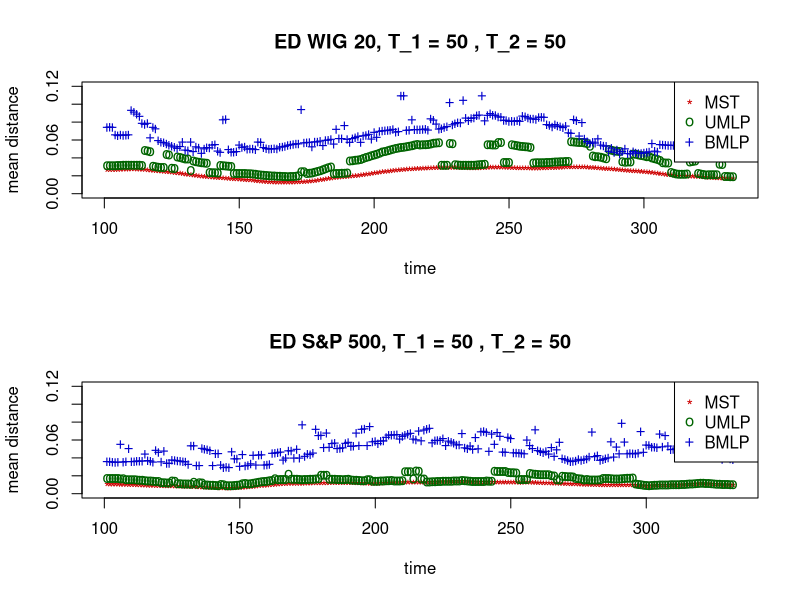

The R source for this figure:
# ---------------------------------------------------------------------
# Book:         STF2
# ---------------------------------------------------------------------
# Quantlet:     STFdmm13
# ---------------------------------------------------------------------
# Description:  STFdmm13 presents a comparison of the mean distance 
#               between nodes generated by minimum spanning tree, 
#               unidirectional minimum length path and bidirectional
#               length path.
#               The subset of S&P 500 and WIG 20 is analysed.
#               The Theil index based distance is used.
# ---------------------------------------------------------------------
# Usage:        -
# ---------------------------------------------------------------------
# See also:     STFdmm01, STFdmm02, STFdmm03, STFdmm04, STFdmm05, 
#               STFdmm06, STFdmm07, STFdmm08, STFdmm09, STFdmm10,
#               STFdmm11, STFdmm12
# ---------------------------------------------------------------------
# Inputs:       none
# ---------------------------------------------------------------------
# Output:       Statistical properties of minimum spanning tree for
#               Theil index based distance matrix of S&P 500 WIG 20
#               companies.
# ---------------------------------------------------------------------
# Example:      -
# ---------------------------------------------------------------------
# Author:       Matlab: Janusz Miskiewicz
#               R: Awdesch Melzer 20121123
# ---------------------------------------------------------------------




rm(list=ls(all=TRUE))
graphics.off()


###########################################
############ Subroutine mst(x) ############
###########################################


mst	= function(x){
# Algorithm generates minimum spanning tree
# The rsult is presentes as a set of links between nodes
	n		= nrow(x)
	m		= ncol(x)
	true	= upper.tri(x)
	x		= true*x
	net		= matrix(0,n-1,3)
	onnet	= rep(as.integer(0),n)
	klaster	= rep(as.integer(0),n)
	klast	= 0L
	licz	= 0L
	# check if the matrics is symmetric and positive
	maxx	= max(apply(x,2,max))
	smax	= 10*abs(maxx)
	x[x==0]	= smax
while (licz<n-1){

	minx	= min(apply(x,2,min))
	d		= which(x<=minx,arr.ind=T)
	i		= d[,1]
	j		= d[,2]
  if (length(i) > 1){
    ii		= i[1]
    jj		= j[1]
    i		= 0
    j		= 0
    i		= ii
    j		= jj
  }
  
  if (onnet[i] ==0 & onnet[j] ==0){
    licz		= licz+1L
    net[licz,1]	= i
    net[licz,2]	= j
    klast		= klast+1L
    klaster[i]	= klast
    klaster[j]	= klast
    net[licz,3]	= min(x[i,j],x[j,i])
    onnet[i]	= 1
    onnet[j]	= 1
    x[i,j]		= smax
    x[j,i]		= smax

  }else if (onnet[i]==0 & onnet[j]==1)  {
    licz = licz+1
    net[licz,1]	= i
    net[licz,2]	= j
    net[licz,3]	= min(x[i,j],x[j,i])
    onnet[i]	= 1
    klaster[i]	= klaster[j]
    x[i,j]		= smax
    x[j,i]		= smax
  }else if (onnet[i] ==1 & onnet[j] ==0)  {
    licz		= licz+1L
    net[licz,1]	= i
    net[licz,2]	= j
    net[licz,3]	= min(x[i,j],x[j,i])
    onnet[j]	= 1
    klaster[j]	= klaster[i]
    x[i,j]		= smax
    x[j,i]		= smax
  }else if (onnet[i] ==1 & onnet[j] ==1 & klaster[i]==klaster[j])  {
    x[i,j]		= smax
    x[j,i]		= smax
 } else if  (onnet[i] ==1 & onnet[j] ==1 & klaster[i]!=klaster[j]){
    licz 		= licz+1L
    net[licz,1]	= i
    net[licz,2]	= j
    net[licz,3]	= min(x[i,j],x[j,i])
    klaster[klaster==klaster[i]]=klaster[j]
  }
}
retval = net
return(retval) 
}


###########################################
########### Subroutine bmlp(x) ############
###########################################

bmlp = function(x){
# bidirextional minimum length path algoritm
# x - the distance matrix
#
# The result is presentes as a set of links between nodes
#
	n		= nrow(x)
	m		= ncol(x)
	net		= matrix(0,n-1,3)
	onnet	= matrix(0,n,1)
	end1		= 0
	end2		= 0
	licz		= 0
	
# the distance matrics should be symmetric and positive
	maxx		= 10*max(x)
	smax		= maxx*diag(nrow=nrow(x),ncol=ncol(x))
	x		= x+smax

# the first pair
	minx		= min(x)
	ij		= which(x==minx,arr.ind=T)
	i		= ij[,1]
	j		= ij[,2]
	
	if (length(i) == 1) {
  		end1			= i
		end2			= j
		onnet[end1]	= 1
		onnet[end2]	= 1
		net[1,1]		= end1
		net[1,2]		= end2
		net[1,3]		= minx
		licz			= 1
		x[end1,end2]	= maxx
		x[end2,end1]	= maxx
  	} else {
		end1			= i[1]
		end2			= j[1]
		onnet[end1]	= 1
		onnet[end2]	= 1
		net[1,1]		= end1
		net[1,2]		= end2
		net[1,3]		= minx
		licz			= 1
		x[end1,end2]	= maxx
		x[end2,end1]	= maxx
	}
	
	while (licz<n-1) {
		minx1		= min(x[end1,])
		minx2		= min(x[end2,])
		if (minx1 < minx2) {
			y		= end1
			minx		= minx1
		} else {
			y		= end2
			minx		= minx2
   		}
  		i			= which(x[y,]==minx,arr.ind=T)
   		if (length(i) > 1) {
      		tmp		= 1
			while ((onnet[i[tmp]]==1) && (tmp < length(i))){
				tmp	= tmp+1
			}
      		if (onnet[i[tmp]]==0){
    				ii	= i(tmp)
				i	= NULL
				i	= ii
				tmp	= 0
      		} else {
				ii	= i[1]
		 		i	= NULL
				i	= ii
      		}
		}
		if (onnet[i]==0 ){
      		licz			= licz+1
			net[licz,1]	= y
			net[licz,2]	= i
			net[licz,3]	= x[i,y]
			onnet[i]		= 1
			x[i,y]		= maxx
			x[y,i]		= maxx
			y			= i
    		}
		if ((onnet[i]==1) && (onnet[y]==1)){
			x[i,y]		= maxx
			x[y,i]		= maxx
		}
	}
	retval	= net
	return(retval)
}

###########################################
########## Subroutine ultra(x) ############
###########################################


ultra = function(x){
# Ultrametric distance between time series.
# x - time series matrix
	h		= nrow(x) 
	k		= ncol(x)
	retval	= sqrt(abs(0.5*(matrix(1,k,k)-cor(x))))
	return(retval)
}

###########################################
########### Subroutine umlp(x,y) ##########
###########################################

umlp = function(x,y){
# unidirextional minimum length path algorithm
# x - the distance matrix
# y - root of the chain (the number of column)
#
# The rsult is presentes as a set of links between nodes

	n		= nrow(x)
	m		= ncol(x)
	net		= matrix(0,n-1,3)
	onnet	= matrix(0,n,1)
	licz		= 0
	onnet[y]	= 1
	maxx		= 10*max(x)
	smax		= maxx*diag(nrow=nrow(x),ncol=ncol(x))
	x		= x+smax
	
	while (licz<n-1) {
  		minx	= min(x[y,])
		it	= which(x[y,]==minx,arr.ind=T)
		
		if (length(it) > 1) {
			tmp	= 1
			
      		while ((onnet[it[tmp]]==1) && (tmp < length(it))){
	   		tmp	= tmp+1
			}
			
      		if (onnet[it[tmp]]==0){
				ii	= it(tmp)
				it	= NULL
				it	= ii
				tmp	= 0
			} else {
				ii	= it[1]
				it	= NULL
				it	= ii
			}
		}
		if (onnet[it]==0 ){
			licz			= licz+1
			net[licz,1]	= y
			net[licz,2]	= it
			net[licz,3]	= x[it,y]
			onnet[it]		= 1
			x[it,y]		= maxx
			x[y,it]		= maxx
			y			= it
		}
    
		if ((onnet[it]==1) && (onnet[y]==1)){
			x[it,y]		= maxx
			x[y,it]		= maxx
		}
	}
	retval	= net
	return(retval)
}



##########################################
########## Subroutine manh(x) ############
##########################################


manh = function(x){
# Manhattan distence between time series normalised by the time series
# length.
# x - time series
#
x      = as.matrix(x)
h      = nrow(x)
k      = ncol(x)
result = matrix(0,k,k)
for (j in 1:k){
  for (i in 1:k){
	result[i,j] = abs(mean(x[,i]-x[,j]))
  }
}
retval= result
return(retval)
}


#############################################
############ Subroutine theil(x) ############
#############################################


theil = function(x,n){
# Converts the given time series into time series of Theil index
# n - size of moving window
# x - analysed time series
#
x         = as.matrix(x)
n_pocz    = nrow(x)
k         = ncol(x)

rozm      = n_pocz-n+1

retval    = matrix(0,rozm,k)
    for (i in 1:rozm){
    	sr          = apply(x[i:(i+n-1),],2,mean)
    	temp        = x[i:(i+n-1),]/(matrix(1,n,1)%*%sr)
    	temp        = temp*log(temp)
    	retval[i,]  = apply(temp,2,mean)
    }
return(retval)
}




###########################################
############ Main calculation #############
###########################################



dataSP     = read.table("close.csv",header=T)
dataSP     = as.matrix(dataSP)
dataSP     = abs(diff(log(dataSP))) # abs log return

dl_szer    = nrow(dataSP)
podmioty   = ncol(dataSP)
dataSP[dataSP==0] = 0.0000001

window1    = 50
window2    = 50
theil_data = theil(dataSP,window1)

wynikSP    = matrix(0,dl_szer - window1-1-window2,4)
czes       = matrix(0,podmioty,podmioty)

    for (t in 1:(dl_szer - window1-1-window2)){
        window_data  = theil_data[t:(t+window2),]
        wind_dist    = manh(window_data)
        wind_mst     = mst(wind_dist)
        wind_umlp    = umlp(wind_dist,5)
        wind_bmlp    = bmlp(wind_dist)
        wynikSP[t,1] = dl_szer-t
        wynikSP[t,2] = mean(wind_mst[,3])
        wynikSP[t,3] = mean(wind_umlp[,3])
        wynikSP[t,4] = mean(wind_bmlp[,3])
        wind_umlp    = numeric()
        wind_bmlp    = numeric()
        wind_mst     = numeric()
        wind_dist    = numeric()
    }
  
dataWIG    = read.table("gwp.csv",header=T)
dataWIG    = as.matrix(dataWIG)
dataWIG    = abs(diff(log(dataWIG))) # abs log return
dl_szer    = nrow(dataWIG)
podmioty   = ncol(dataWIG)
dataWIG[dataWIG==0] = 0.0000001

window1    = 50
window2    = 50
theil_data = theil(dataWIG,window1);

wynikWIG   = matrix(0,dl_szer - window1-1-window2,4)
czes       = matrix(0,podmioty,podmioty)

    for (t in 1:(dl_szer - window1-1-window2)){
        window_data   = theil_data[t:(t+window2),]
        wind_dist     = manh(window_data)
        wind_mst      = mst(wind_dist)
        wind_umlp     = umlp(wind_dist,5)
        wind_bmlp     = bmlp(wind_dist)
        wynikWIG[t,1] = dl_szer-t
        wynikWIG[t,2] = mean(wind_mst[,3])
        wynikWIG[t,3] = mean(wind_umlp[,3])
        wynikWIG[t,4] = mean(wind_bmlp[,3])
        wind_umlp     = numeric()
        wind_bmlp     = numeric()
        wind_mst      = numeric()
        wind_dist     = numeric()
    }
  
par(mfrow=c(2,1))
plot(wynikWIG[,1], wynikWIG[,2],pch="*",col="red3",xlab="time",ylab="mean distance",ylim=c(0,0.12))
title(paste("ED WIG 20, T_1 =", window1, ", T_2 =", window2))
points(wynikWIG[,1], wynikWIG[,3],pch="o",col="darkgreen")
points(wynikWIG[,1], wynikWIG[,4],pch="+",col="blue3")
legend("topright",c("MST","UMLP","BMLP"),pch=c("*","o","+"),col=c("red3","darkgreen","blue3"))

plot(wynikSP[,1], wynikSP[,2],pch="*",col="red3",xlab="time",ylab="mean distance",ylim=c(0,0.12))
title(paste("ED S&P 500, T_1 =", window1, ", T_2 =", window2))
points(wynikSP[,1], wynikSP[,3],pch="o",col="darkgreen")
points(wynikSP[,1], wynikSP[,4],pch="+",col="blue3")
legend("topright",c("MST","UMLP","BMLP"),pch=c("*","o","+"),col=c("red3","darkgreen","blue3"))

